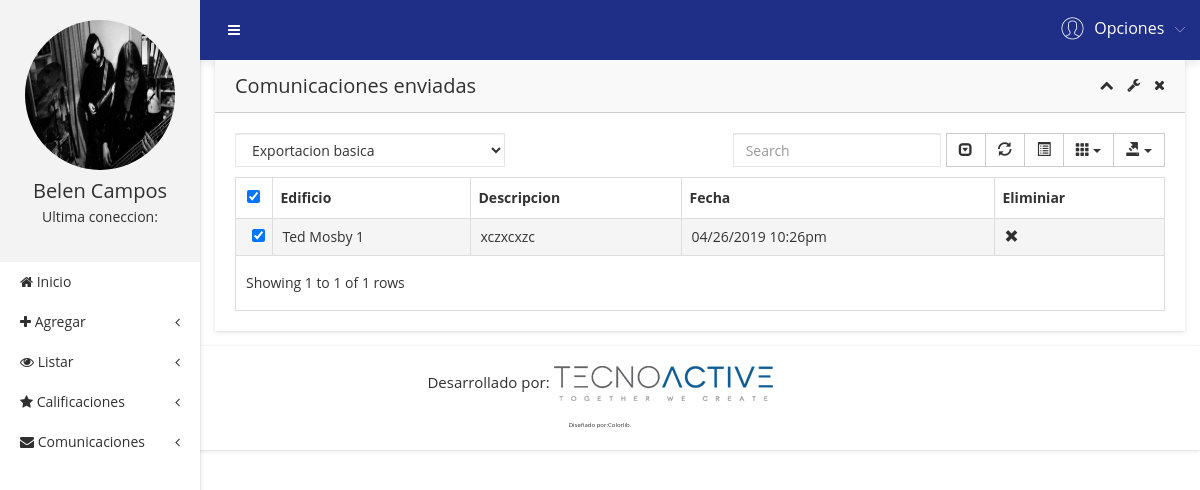
The page /?c=Usuario&a=ListarComunicaciones (signed in) on the database its author committed.
### tables this page shows
CREATE TABLE comunicaciones (
  idComunicacion INT(11) NOT NULL AUTO_INCREMENT,
  descripcionComunicacion TEXT NOT NULL,
  idEdificio INT(11) NOT NULL,
  fechaEnviado VARCHAR(20) NOT NULL,
  PRIMARY KEY (idComunicacion)
);

CREATE TABLE edificio (
  idEdificio INT(6) NOT NULL AUTO_INCREMENT,
  idComunidad INT(6) NOT NULL,
  direccionEdificio VARCHAR(200) NOT NULL,
  numeroPisos INT(6) NOT NULL,
  PRIMARY KEY (idEdificio)
);

### controller/usuario.controller.php (called while the page is built, shortened)
<?php
require_once 'model/comunicaciones.php';
class UsuarioController
{
    public function ListarComunicaciones()
    {
      $c = new Comunicaciones();
      require_once 'view/header.php';
      require_once 'view/listarComunicaciones.php';
      require_once 'view/footer.php';
    }
}
 ?>

### model/database.php (called while the page is built, shortened)
<?php
class Database
{
	public static function Conn()
	{
		$conn = new PDO('mysql:host=localhost;dbname=awake','root','',array(PDO::MYSQL_ATTR_INIT_COMMAND=>'SET NAMES \'UTF8\''));
		$conn -> setAttribute(PDO::ATTR_ERRMODE,PDO::ERRMODE_EXCEPTION);
		return $conn;
	}
}
?>

### model/comunicaciones.php (called while the page is built, shortened)
<?php
  class Comunicaciones
  {
    private $conn;
    public function __CONSTRUCT()
     {
         try
         {
           $this->conn = Database::Conn();
         }
         catch(Exception $e)
         {
           die($e->getMessage());
         }
     }
     public function Listar()
     {
       $sql = $this->conn->prepare("SELECT * FROM comunicaciones join edificio using(idEdificio)");
       $sql->execute();
       return $sql->fetchAll(PDO::FETCH_OBJ);
     }
  }
 ?>

### view/listarComunicaciones.php (the view, shortened to what this page needs)
        <div class="admin-dashone-data-table-area">
            <div class="container-fluid">
                <div class="row">
                    <div class="col-lg-12">
                        <div class="sparkline8-list shadow-reset">
                            <div class="sparkline8-hd">
                                <div class="main-sparkline8-hd">
                                    <h1>Comunicaciones enviadas</h1>
                                    <div class="sparkline8-outline-icon">
                                        <span class="sparkline8-collapse-link"><i class="fa fa-chevron-up"></i></span>
                                        <span><i class="fa fa-wrench"></i></span>
                                        <span class="sparkline8-collapse-close"><i class="fa fa-times"></i></span>
                                    </div>
                                </div>
                            </div>
                            <div class="sparkline8-graph">
                                <div class="datatable-dashv1-list custom-datatable-overright">
                                    <div id="toolbar">
                                        <select class="form-control">
                                            <option value="">Exportacion basica</option>
                                        </select>
                                    </div>
                                    <table id="table" data-toggle="table" data-pagination="true" data-search="true" data-show-columns="true" data-show-pagination-switch="true" data-show-refresh="true" data-key-events="true" data-show-toggle="true" data-resizable="true" data-cookie="true" data-cookie-id-table="saveId" data-show-export="true" data-click-to-select="true" data-toolbar="#toolbar">
                                        <thead>
                                            <tr>
                                                <th data-field="Edificio" data-editable="true">Edificio</th>
                                                <th data-field="Descripcion" data-editable="true">Descripcion</th>
                                                <th data-field="Fecha" data-editable="true">Fecha</th>
                                                <th data-field="Eliminiar" data-editable="true">Eliminiar</th>
                                            </tr>
                                        </thead>
                                        <tbody>
                                          <?php foreach ($c->Listar() as $row): ?>
                                            <tr>
                                                  <td><?php echo $row->direccionEdificio ?></td>
                                                  <td><?php echo $row->descripcionComunicacion ?></td>
                                                  <td><?php echo $row->fechaEnviado ?></td>
                                                  <td><a data-toggle="modal" data-target="#exampleModal<?php echo $row->idComunicacion; ?>"><span class="glyphicon glyphicon-remove"></span></a>
                                                  </td>
                                            </tr>
                                            <?php endforeach; ?>
                                        </tbody>
                                    </table>
                                </div>
                            </div>
                        </div>
                    </div>
                </div>
            </div>
        </div>
    </div>
</div>

### rows shown on the page
comunicaciones: idEdificio.direccionEdificio "Ted Mosby 1", descripcionComunicacion "xczxcxzc", fechaEnviado "04/26/2019 10:26pm"

### other values the page prints
$_SESSION['nombre'] "Belen Campos"
